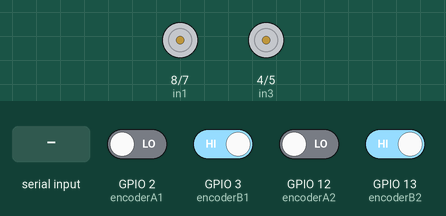
Simulated run of this sketch. Board: ESP32-S3. Parts: motor-driver pin pairs drawn as motors (green arrow = first pin HIGH = forward, orange = second pin HIGH = backward, longer = more drive, scaled by the enable pin). The inputs (shaded band) are chosen by the test bench; at power-on: GPIO 3 (encoderB1), GPIO 13 (encoderB2) HIGH, GPIO 2 (encoderA1), GPIO 12 (encoderA2) LOW. WiFi joins after 1.5 s; servers stay silent unless stated; what the sketch prints to the serial monitor is not drawn.

Above: at 3.2 s.
3.3 s: "90,45\n" received over Serial
At 4.0 s:
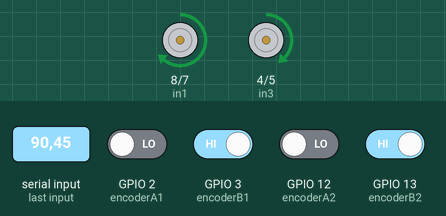
4.8 s: "30,150\n" received over Serial
At 5.4 s:
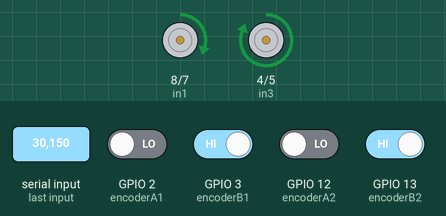
6.3 s: "1,90\n" received over Serial
At 6.8 s:
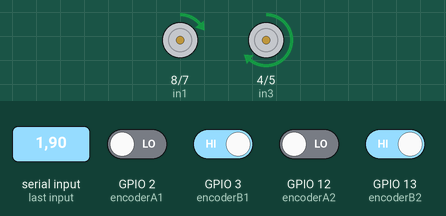
Timing chart, 0 to 9.3 s (numbered marks = the images above; inputs shaded):
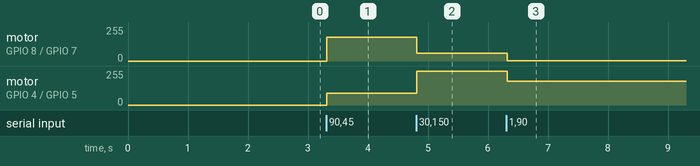

The sketch:

FDK+IDK.ino
```cpp
#include <WiFi.h>

const char* ssid = "SSID";
const char* password = "Password";

IPAddress ip(192, 168, 1, 100);
WiFiServer server(80);

const int enA = 9;
const int in1 = 8;
const int in2 = 7;

const int enB = 6;
const int in3 = 4;
const int in4 = 5;

const int encoderA1 = 2;
const int encoderB1 = 3;

const int encoderA2 = 12;
const int encoderB2 = 13;

volatile long encoderCount1 = 0;
volatile long encoderCount2 = 0;
long targetCount1 = 0;
long targetCount2 = 0;

const float wheelRadius = 0.033;
const float wheelDistance = 0.16;
const int ticksPerRevolution = 20;
const float Kp = 0.5;

float x = 0.0;
float y = 0.0;
float theta = 0.0;

void setup() {
    WiFi.begin(ssid, password);
    while (WiFi.status() != WL_CONNECTED) {
        delay(1000);
        Serial.println("Connecting to WiFi...");
    }
    Serial.println("Connected to WiFi");

    server.begin();
    Serial.print("Server started at ");
    Serial.println(WiFi.localIP());

    pinMode(enA, OUTPUT);
    pinMode(in1, OUTPUT);
    pinMode(in2, OUTPUT);
    pinMode(enB, OUTPUT);
    pinMode(in3, OUTPUT);
    pinMode(in4, OUTPUT);

    pinMode(encoderA1, INPUT);
    pinMode(encoderB1, INPUT);
    pinMode(encoderA2, INPUT);
    pinMode(encoderB2, INPUT);

    attachInterrupt(digitalPinToInterrupt(encoderA1), encoderISR1, CHANGE);
    attachInterrupt(digitalPinToInterrupt(encoderB1), encoderISR1, CHANGE);
    attachInterrupt(digitalPinToInterrupt(encoderA2), encoderISR2, CHANGE);
    attachInterrupt(digitalPinToInterrupt(encoderB2), encoderISR2, CHANGE);

    Serial.begin(9600);
}

void loop() {
    if (Serial.available() > 0) {
        String input = Serial.readStringUntil('\n');
        int commaIndex = input.indexOf(',');
        if (commaIndex > 0) {
            targetCount1 = input.substring(0, commaIndex).toInt();
            targetCount2 = input.substring(commaIndex + 1).toInt();
            encoderCount1 = 0;
            encoderCount2 = 0;
        }
    }

    float V = (targetCount1 + targetCount2) / 2.0 * wheelRadius;
    float omega = (targetCount2 - targetCount1) / wheelDistance * wheelRadius;

    int motorSpeedLeft = V / wheelRadius - omega * wheelDistance / (2 * wheelRadius);
    int motorSpeedRight = V / wheelRadius + omega * wheelDistance / (2 * wheelRadius);

    if (motorSpeedLeft > 0) {
        digitalWrite(in1, HIGH);
        digitalWrite(in2, LOW);
        analogWrite(enA, abs(motorSpeedLeft) * 2);
    } else if (motorSpeedLeft < 0) {
        digitalWrite(in1, LOW);
        digitalWrite(in2, HIGH);
        analogWrite(enA, abs(motorSpeedLeft) * 2);
    } else {
        digitalWrite(in1, LOW);
        digitalWrite(in2, LOW);
        analogWrite(enA, 0);
    }

    if (motorSpeedRight > 0) {
        digitalWrite(in3, HIGH);
        digitalWrite(in4, LOW);
        analogWrite(enB, abs(motorSpeedRight) * 2);
    } else if (motorSpeedRight < 0) {
        digitalWrite(in3, LOW);
        digitalWrite(in4, HIGH);
        analogWrite(enB, abs(motorSpeedRight) * 2);
    } else {
        digitalWrite(in3, LOW);
        digitalWrite(in4, LOW);
        analogWrite(enB, 0);
    }

    updatePosition();

    Serial.print("Encoder Count Motor 1: ");
    Serial.println(encoderCount1);
    Serial.print("Encoder Count Motor 2: ");
    Serial.println(encoderCount2);
    delay(100);
}

void updatePosition() {
    float deltaTheta = (encoderCount1 - encoderCount2) * (2 * PI * wheelRadius) / (ticksPerRevolution * wheelDistance);
    float deltaX = (encoderCount1 + encoderCount2) * (PI * wheelRadius) / ticksPerRevolution;

    theta += deltaTheta;
    x += deltaX * cos(theta);
    y += deltaX * sin(theta);

    encoderCount1 = 0;
    encoderCount2 = 0;
}

void encoderISR1() {
    int stateA1 = digitalRead(encoderA1);
    int stateB1 = digitalRead(encoderB1);

    if (stateA1 == stateB1) {
        encoderCount1++;
    } else {
        encoderCount1--;
    }
}

void encoderISR2() {
    int stateA2 = digitalRead(encoderA2);
    int stateB2 = digitalRead(encoderB2);

    if (stateA2 == stateB2) {
        encoderCount2++;
    } else {
        encoderCount2--;
    }
}
```

Measured:
- after the input at 3.3 s, motor on GPIO 8 (in1) / GPIO 7 (in2): stopped → forward 180/255 at once; motor on GPIO 4 (in3) / GPIO 5 (in4): stopped → forward 90/255 at once
- after the input at 4.8 s, motor on GPIO 8 (in1) / GPIO 7 (in2): forward 180/255 → forward 60/255 at once; motor on GPIO 4 (in3) / GPIO 5 (in4): forward 90/255 → forward 255/255 at once
- after the input at 6.3 s, motor on GPIO 8 (in1) / GPIO 7 (in2): forward 60/255 → forward 2/255 at once; motor on GPIO 4 (in3) / GPIO 5 (in4): forward 255/255 → forward 180/255 at once
